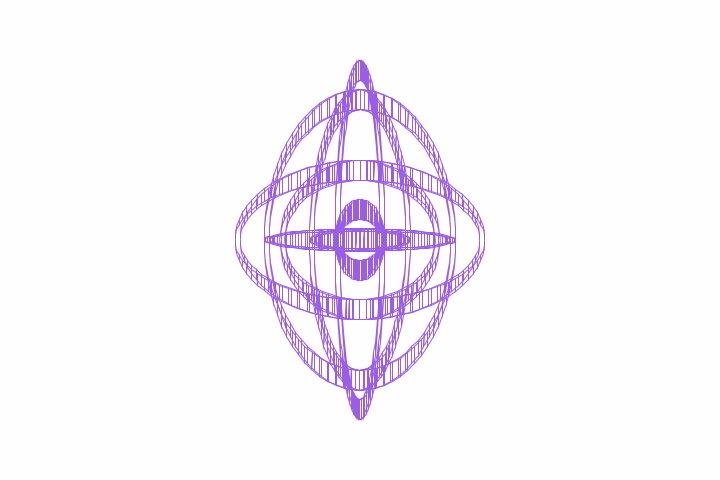
Frame 1 (no input)
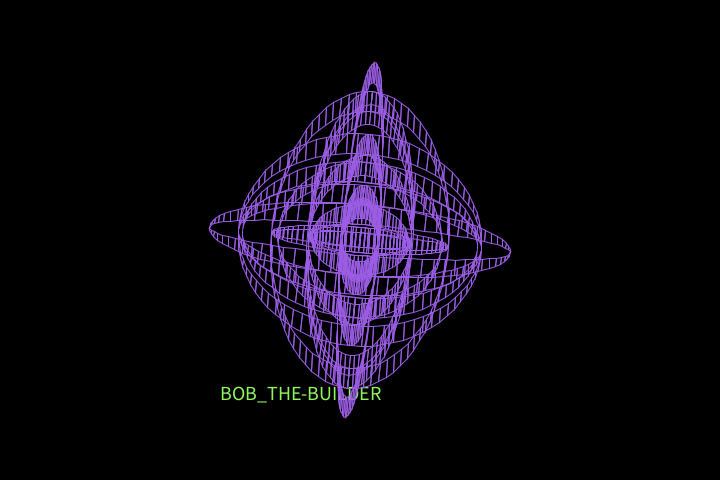
Frame 60 (the mouse pressed at the canvas centre just before this capture)
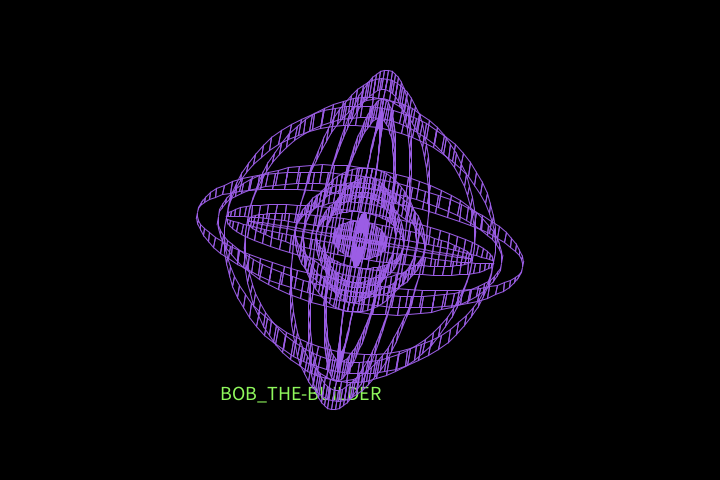
Frame 120 (the mouse held since frame 60 and released just before this capture)

The Processing sketch that drew these frames (run headless with seeded random() and noise(); from frame 60 on, the mouse is pressed at the canvas centre):

// Processing sketch: pattern46
// ── pattern46.pde
void setup() {
  size(720, 480);
}

void draw() {
  if (frameCount % 25 < 10) {
    background(254, 254, 254);
  } else {
    background(0);
    textSize(20);
text("BOB_THE-BUILDER", 220, 400);
fill(143,247,92);
  }
  
  float xOffset1 = sin(frameCount * 0.1) * 100;
  float xOffset2 = sin(frameCount * 0.15) * 100;
  
  float yOffset1 = cos(frameCount * 0.1) * 50;
  float yOffset2 = cos(frameCount * 0.15) * 50;

  translate(width / 2, height / 2); 
  rotate(radians(frameCount * 0.08));  // Use 'rotate' instead of 'rotateY'

  // Draw multiple tiles aligned to the center
  for (int i = 0; i < 8; i++) {
    float xPos = cos(TWO_PI / 8 * i) * 100;
    float yPos = sin(TWO_PI / 8 * i) * 100;
    drawTile(xPos + xOffset1, yPos + yOffset1);
  }
  
  for (int i = 0; i < 8; i++) {
    float xPos = cos(TWO_PI / 8 * i) * 100;
    float yPos = sin(TWO_PI / 8 * i) * 100;
    drawTile(xPos + xOffset2, yPos + yOffset2);
  }
}

void drawTile(float xOffset, float yOffset) {
  noFill();
  stroke(155, 93, 229);
  int step = 10;
  beginShape(QUAD_STRIP); 
  
  for (float angle = 0; angle < TWO_PI; angle += radians(5)) {
    float x1 = cos(angle) * (step + xOffset);
    float y1 = sin(angle) * (step + yOffset);
    float x2 = cos(angle) * (step + xOffset);
    float y2 = sin(angle) * (step + yOffset + 20); 
    
    vertex(x1, y1); 
    vertex(x2, y2); 
  }
  
  endShape();
}
